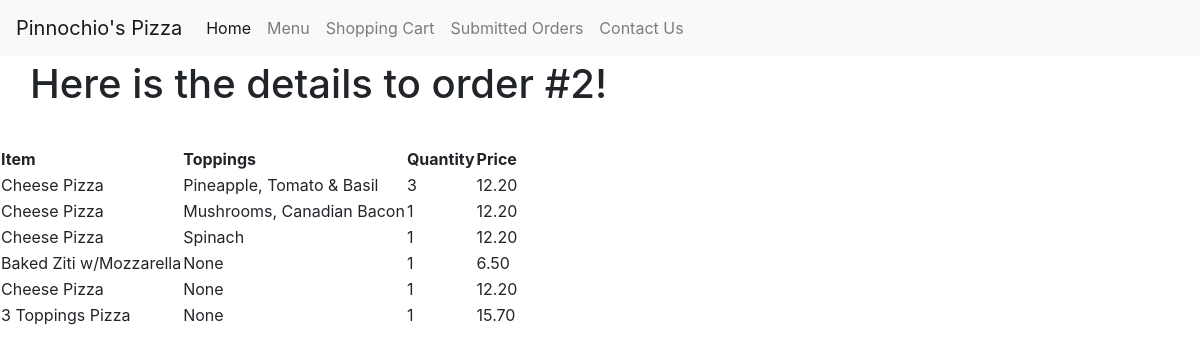
/orders/2, run on the app's committed database.
### orders/models.py (models this page shows, shortened)
class OrderDetail(models.Model):
    order = models.ForeignKey(Order, on_delete=models.CASCADE, related_name="Order")
    food = models.ForeignKey(Food, on_delete=models.CASCADE, related_name="Food", default = 0)
    quantity = models.PositiveIntegerField(default = 1)
    topping = models.ManyToManyField(Topping, blank = True, related_name="Topping")

class Food(models.Model):
    item = models.ForeignKey(Item, on_delete=models.CASCADE, related_name="FoodItem")
    price = models.DecimalField(max_digits = 10, decimal_places=2,validators=[MinValueValidator(0)])
    size = models.ForeignKey(Size, on_delete=models.CASCADE, related_name="Size")
    options = (('true', 'Yes'), ('false', 'No'))
    hasToppings = models.CharField(max_length = 5, choices = options, default = 'false')
    numToppings = models.PositiveIntegerField(default = 0, help_text = "0 for cheese pizza")
    name = models.CharField(max_length = 64, default = "None", help_text = "Do not include size in name")

class Topping(models.Model):
    name = models.CharField(max_length = 64)
    def __str__(self):
        return f"{self.name}"

### orders/views.py (the view)
# urls.py: path("orders/<int:order_id>", views.order_details, name="order_details"),
def order_details(request, order_id):
    context = {
        "page_text": "Here is the details to order #" + str(order_id) + "!",
        "order_details": OrderDetail.objects.filter(order_id__exact = order_id)
    }
    return render(request, "orders/order_details.html", context)

### orders/templates/orders/order_details.html (shortened to what this page needs)
{% extends "orders/base.html" %}
{% block body %}
  <h1 class= "main">
    {{ page_text }}
  </h1>
  <table>
    <tr>
      <th>Item</th>
      <th>Toppings</th>
      <th>Quantity</th>
      <th>Price</th>
    </tr>
  {% for order_detail in order_details %}
  <tr>
      <td>{{order_detail.food.name}}</td>
      <td>{{ order_detail.topping.all|join:", "|default:"None" }} </td>
      <td>{{order_detail.quantity}}</td>
      <td>{{order_detail.food.price}}</td>
  </tr>
  {% endfor %}
</table>
{% endblock %}

### orders/templates/orders/base.html (style rules this page uses)
.main { padding: 30px; margin-top: 30px; }

### data on the page
OrderDetail: food.name "Cheese Pizza", topping.all "Pineapple, Tomato & Basil", quantity "3", food.price "12.20"
OrderDetail: food.name "Cheese Pizza", topping.all "Mushrooms, Canadian Bacon", quantity "1", food.price "12.20"
OrderDetail: food.name "Cheese Pizza", topping.all "Spinach", quantity "1", food.price "12.20"
OrderDetail: food.name "Baked Ziti w/Mozzarella", topping.all "None", quantity "1", food.price "6.50"
OrderDetail: food.name "Cheese Pizza", topping.all "None", quantity "1", food.price "12.20"
OrderDetail: food.name "3 Toppings Pizza", topping.all "None", quantity "1", food.price "15.70"

### other printed values
{{ page_text }} "Here is the details to order #2!"
